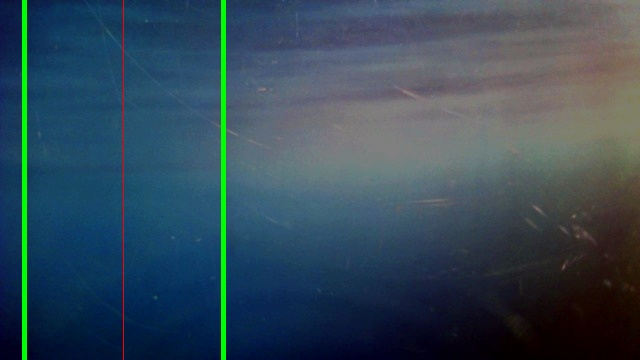
#> input picture result.jpg, 640 x 360 px, given in place of result.jpg.jpg, which was not available
$ python buoy-lol.py ../result.jpg ../result.jpg
#> lines starting #> are read from the running program, lines starting #| are printed output that depends on the picture; after the words box and inside, x2 and y2 are one past the last pixel; in counts of white or black regions, pixels touching at a corner belong together; long printed decimals are rounded; pictures that were not available may be replaced by others from this repository, and a replacement may not be noted
import cv2
import numpy as np
import copy
import sys
import time

class Buoy:
    ###################################################
    colorBalanceRatio = 5
    lb = []
    lc = []
    le = []
    ld = True
    lf = []
    lg = []
    ################################
    # helpers and driver
    ################################

    def __init__(self):
        self.resultImg = None

    def getResultImg(self):
        return self.resultImg

    # [13 lines left out: functions show, show2, not called in this run]


    def openFile(self,name, path1):
        #"/Users/rongk/Downloads/test.jpg"):
        if name == "d":
            path0 = '/media/dhyang/Ubuntu 18_04_2 LTS amd64/images_real/frame'
            path0 = '/media/dhyang/4E10-86F1/images_real/'
            # [5 lines of commented-out code are left out]
        else:
            path0 = "/Users/rongk/Downloads/visionCode/Vision/bins/"
        path2 = ".jpg"
        path = path0+path1+path2
        img = cv2.imread(path)
        print(path)
        img = cv2.resize(img, (640,480))
        return img


    # [137 lines left out: functions analysis, reflect, IDilluRefDecompose, FsimpleColorBalance, binarization, getLines and 2 more, not called in this run]


    def adjust(self,image):
        alphah = 0
        alphas = 1
        alphav = 0

        h, s, v = cv2.split(image)
        new_image = np.zeros(image.shape, image.dtype)
        h1, s1, v1 = cv2.split(new_image)

        maximum = h.mean()
        #maximum = h.min()
        beta = -alphah*maximum  # Simple brightness control
        h1 = cv2.convertScaleAbs(h, alpha=alphah, beta=beta)

        maximum = s.mean()
        beta = 127-alphas*maximum  # Simple brightness control
        #s1 = s1 * alphas + beta
        #s1 = np.clip(s1, 0, 255)
        s1 = cv2.convertScaleAbs(s, alpha=alphas, beta=beta)

        maximum = v.mean()
        beta = -alphav*maximum  # Simple brightness control
        v1 = cv2.convertScaleAbs(v, alpha=alphav, beta=beta)

        new_image = cv2.merge([h1, s1, v1])
        return new_image

    # [24 lines left out: function adjust1, not called in this run]

    def adjustLAB(self,image):
        image = cv2.cvtColor(image, cv2.COLOR_BGR2LAB)
        alphah = 1
        alphas = 0
        alphav = 0

        l, a, b = cv2.split(image)
        clahe = cv2.createCLAHE(clipLimit=20.0, tileGridSize=(4,4))
        cl = clahe.apply(l)

        new_image = cv2.merge([cl, a, b])
        new_image = cv2.cvtColor(new_image, cv2.COLOR_LAB2BGR)
        return new_image

    # [25 lines left out: function adjustHSV, not called in this run]

    def boundingRectangle(self,original,thresh,saveImg):
        contours,h = cv2.findContours(thresh,1,2)
        leeway = 80
        #print("hi")
        cntsSorted = sorted(contours, key=lambda x: cv2.contourArea(x))
        for cnt in np.flip(cntsSorted):
            cv2.drawContours(thresh, cnt, -1, (0, 255, 0), 3)
            rect = cv2.minAreaRect(cnt)
            box = cv2.boxPoints(rect)
            box = np.int0(box)
            area = cv2.contourArea(cnt)
            if area > 100000 or area <800:
                continue
            if abs(box[3][0]-box[1][0])>5*abs(box[3][1]-box[1][1]):
                continue
            if abs(box[3][0]-box[1][0])*5<abs(box[3][1]-box[1][1]):
                continue
            cv2.drawContours(saveImg,[box],0,(0,0,255))
            center = int((box[3][0]+box[1][0])/2)
            leeway = int(abs(box[3][0]-box[1][0])*0.75)
            #print(box)
            #leeway = 10

            print(area)
            if center-leeway > 0:
                thresh[:,center-leeway:center]=255
            else:
                thresh[:,0:center]=255
            if center+leeway < thresh.shape[1]:
                thresh[:,center:center+leeway]=255
            else:
                thresh[:,center:]=255
            xcoord = center
            ycoord = int((box[3][1]+box[1][1])/2)
            return xcoord,ycoord
        return -1,-1


    # [37 lines left out: functions fill, getMask, floodfill, white_balance, not called in this run]


    def mainImg(self,img):
        start_time = time.time()
        original = img
        origin = copy.deepcopy(original)
        cv2.imshow("sldljfsn",origin)
        original = self.adjust(original)

        o1 = original
        o1 = cv2.cvtColor(o1,cv2.COLOR_BGR2HSV)

        #multiple by a factor to change the saturation
        o1[...,1] = o1[...,1]*0.1
        o1 = cv2.cvtColor(o1,cv2.COLOR_HSV2BGR)
        #o1 = self.white_balance(o1)
        avg_color = np.average(o1, axis=0)
        avg = np.average(avg_color, axis=0)
        o1 = cv2.convertScaleAbs(o1, alpha=1, beta=-avg[0])

        # [6 lines of commented-out code are left out]
        print(avg)
        # [6 lines of commented-out code are left out]
        segmented = o1
        self.adjustLAB(o1)
        newImg1 = segmented
        discernability = 55

        newImg1 = cv2.medianBlur(segmented, discernability)
        newImg1 = 255-cv2.absdiff(segmented, newImg1)
        # [5 lines of commented-out code are left out]
        newImg1 = cv2.cvtColor(newImg1,cv2.COLOR_BGR2GRAY)

        weight = 250

        newImg1[newImg1< weight] = 0
        newImg1[newImg1 > weight] = 255
        # [14 lines of commented-out code are left out]
        newImg1 = cv2.dilate(newImg1,np.ones((5,5)),iterations=1)
        newImg1 = cv2.erode(newImg1,np.ones((10,10)),iterations=2)
        # [5 lines of commented-out code are left out]
        newImg1 = cv2.bitwise_not(newImg1)
        newImg1 = np.pad(newImg1,((1,1),(1,1)),'constant')
        newImg1 = cv2.bitwise_not(newImg1)

        cv2.imshow("binarization", newImg1)
        boxList = []
        x1 = 0
        y1 = 0
        x2 = 0
        y2 = 0
        x1,y1 = self.boundingRectangle(o1,newImg1,origin)
        #cv2.imshow("binarization1", newImg1)
        x2,y2 = self.boundingRectangle(o1,newImg1,origin)
        if x1 != -1:
            boxList.append([x1,y1])
        if x2!=-1:
            boxList.append([x2,y2])
        self.resultImg = origin
        self.segmented = cv2.cvtColor(segmented, cv2.COLOR_HSV2RGB)
        cv2.imshow("alpha", segmented)
        end_time = time.time()
        #cv2.imshow("result", o1)
        #cv2.waitKey(0)
        #cv2.destroyAllWindows()
        print(time.time()-start_time)
        cv2.imshow("result", origin)
        #cv2.imshow("sojdfhn",newImg1)
        cv2.waitKey(0)
        cv2.destroyAllWindows()
        return boxList

####################################################
#########################################################
#####################################################


def main():
    a = Buoy()
    img = a.openFile(sys.argv[1], sys.argv[2])
#> in openFile, img is the input picture: shape (360, 640, 3); mean B, G, R 88, 73.7, 52.5
    boxes = a.mainImg(img)
#> in adjust, `h, s, v = cv2.split(image)`:
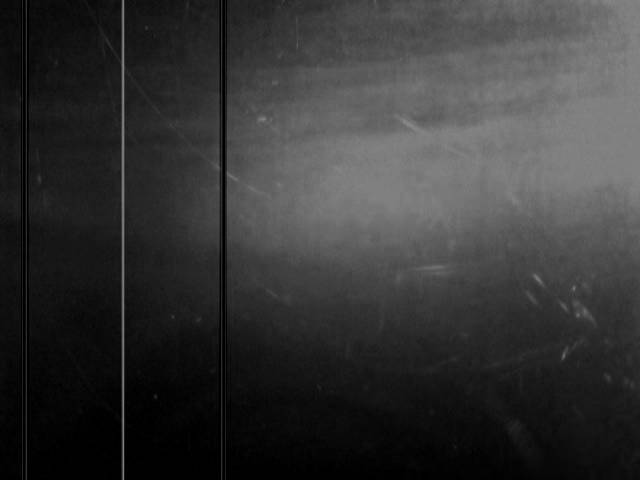
#> v: shape (480, 640); min 0, max 136, mean 52.5
#> in adjust, `h1, s1, v1 = cv2.split(new_image)`: h1: shape (480, 640); every value is 0
#> in adjust, `h1, s1, v1 = cv2.split(new_image)`: new_image: shape (480, 640, 3); every value is 0
#> in adjust, `maximum = h.mean()`: maximum = 87.96
#> in adjust, `beta = -alphah*maximum`: beta = 0
#> in adjust, `maximum = s.mean()`: maximum = 73.72
#> in adjust, `beta = 127-alphas*maximum`: beta = 53.28
#> in adjust, `s1 = cv2.convertScaleAbs(s, alpha=alphas, beta=beta)`:
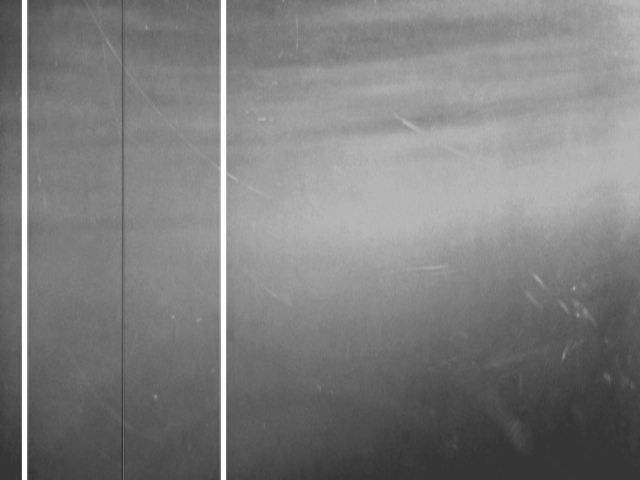
#> s1: shape (480, 640); min 53, max 255, mean 126.1
#> in adjust, `maximum = v.mean()`: maximum = 52.55
#> in adjust, `beta = -alphav*maximum`: beta = 0
#> in adjust, `new_image = cv2.merge([h1, s1, v1])`:
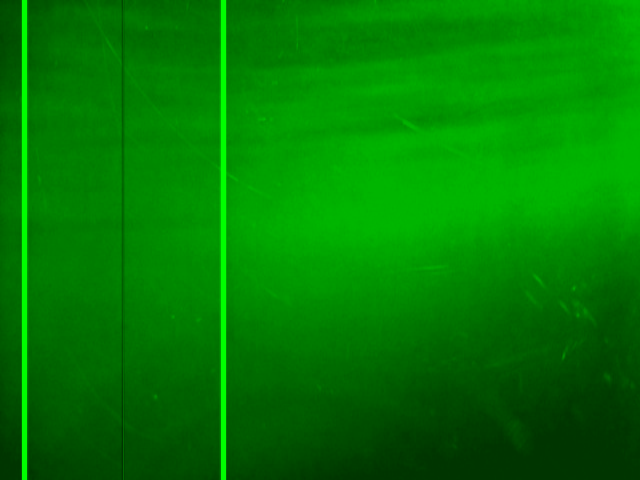
#> new_image: shape (480, 640, 3); mean B, G, R 0, 126.1, 0
#> in mainImg, `o1 = cv2.cvtColor(o1,cv2.COLOR_BGR2HSV)`: o1: shape (480, 640, 3); mean H, S, V 60, 255, 126.1
#> in mainImg, `o1[...,1] = o1[...,1]*0.1`: o1: shape (480, 640, 3); mean H, S, V 60, 25, 126.1
#> in mainImg, `avg_color = np.average(o1, axis=0)`: avg_color = 640 rows, first 8: [77.1, 86, 77.1], [77.83, 86.81, 77.83], [78.66, 87.84, 78.66], [79.45, 88.71, 79.45], [80.11, 89.39, 80.11], [80.92, 90.26, 80.92], [81.71, 91.14, 81.71], [82.35, 91.85, 82.35]
#> in mainImg, `avg = np.average(avg_color, axis=0)`: avg = [113.3, 126.1, 113.3]
#> in mainImg, `o1 = cv2.convertScaleAbs(o1, alpha=1, beta=-avg[0])`:
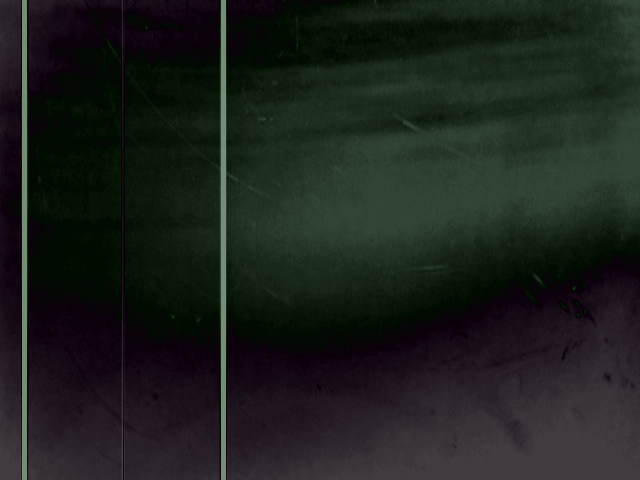
#> o1: shape (480, 640, 3); mean B, G, R 27.8, 32.9, 27.8
#| [113.266 126.124 113.266]
#> in adjustLAB, `image = cv2.cvtColor(image, cv2.COLOR_BGR2LAB)`: image: shape (480, 640, 3); mean of channels 0, 1, 2 31.7, 124.9, 130.4
#> in adjustLAB, `l, a, b = cv2.split(image)`:
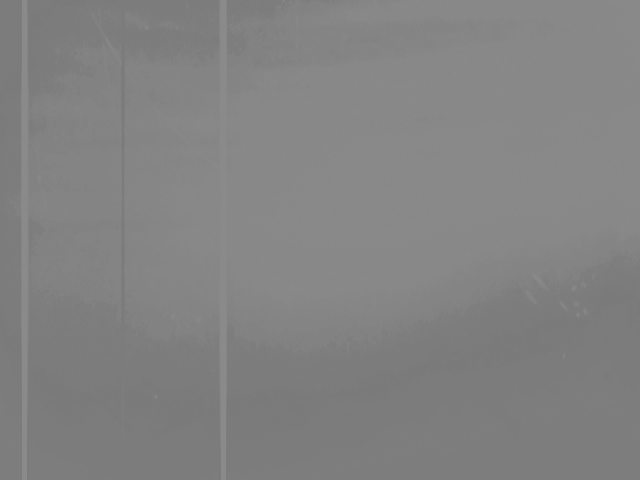
#> b: shape (480, 640); min 122, max 138, mean 130.4
#> in adjustLAB, `new_image = cv2.merge([cl, a, b])`: new_image: shape (480, 640, 3); mean of channels 0, 1, 2 124.1, 124.9, 130.4
#> in adjustLAB, `new_image = cv2.cvtColor(new_image, cv2.COLOR_LAB2BGR)`:
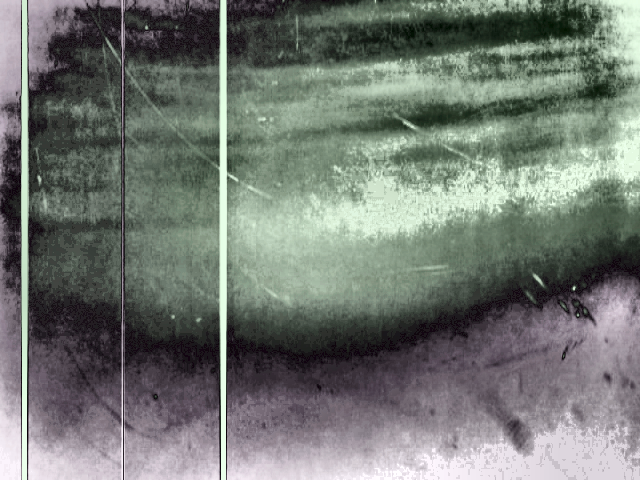
#> new_image: shape (480, 640, 3); mean B, G, R 114, 119.8, 114.2
#> in mainImg, `newImg1[newImg1< weight] = 0`: newImg1: shape (480, 640); min 0, max 255, mean 224.1
#> in mainImg, `newImg1 = cv2.bitwise_not(newImg1)`:
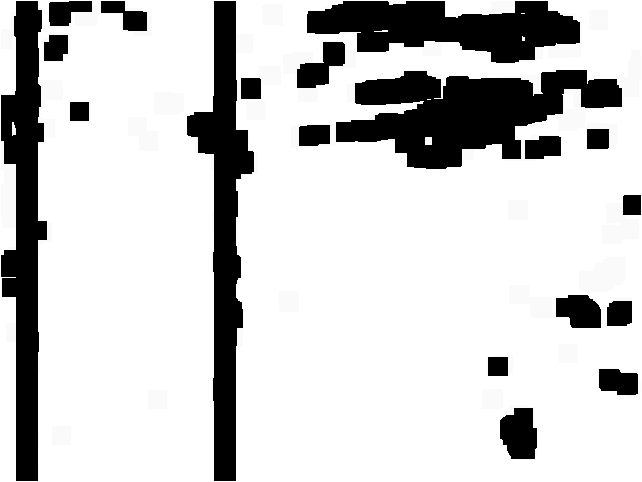
#> newImg1: shape (482, 642); min 0, max 255, mean 203.4
#> in boundingRectangle, `contours,h = cv2.findContours(thresh,1,2)`: contours = 26 contours, 4 with area under 20; largest, box (x1, y1, x2, y2) and area: (0, 0, 642, 482) 308321, (335, 69, 623, 170) 16112, (0, 0, 48, 482) 13279, (186, 0, 255, 482) 13164, (306, 0, 581, 64) 11044; h = 26 rows, first 6: [1, -1, -1, -1], [2, 0, -1, -1], [3, 1, -1, -1], [4, 2, -1, -1], [5, 3, -1, -1], [6, 4, -1, -1]
#> in boundingRectangle, `cntsSorted = sorted(contours, key=lambda x: cv2.contourArea(x))`: cntsSorted has the same summary as contours
    print(boxes)

if __name__ == "__main__":
#> (the run stopped early here; a loop or call above may not have finished)
